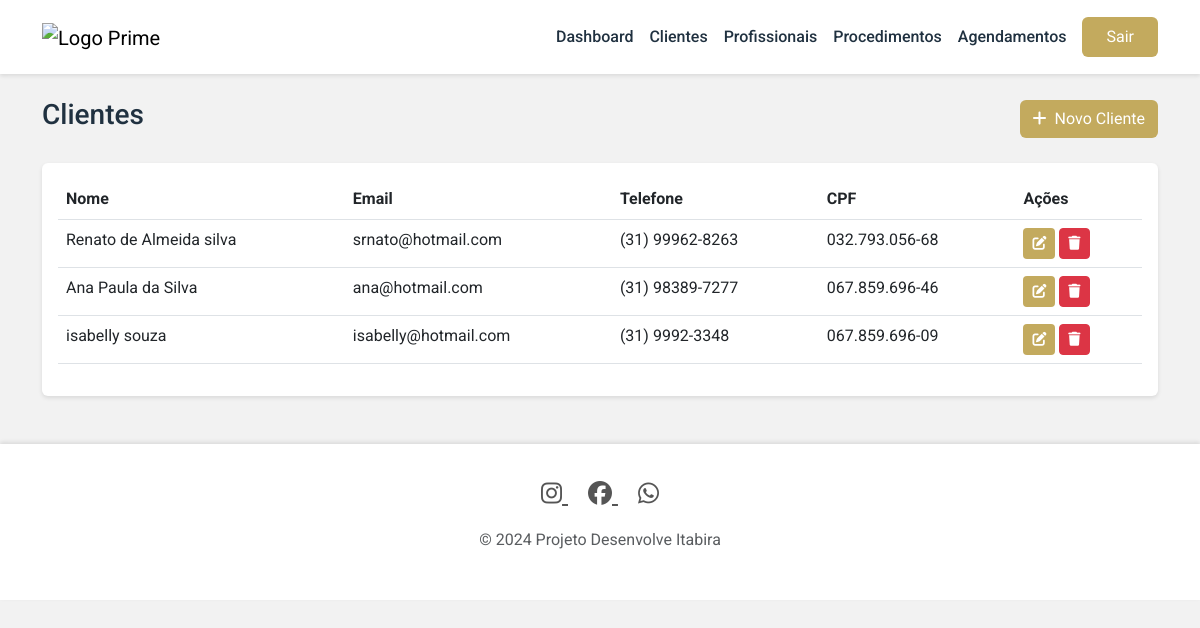
/clients (signed in), run on the app's committed database.
### Sprint4/models.py (models this page shows)
class Client(db.Model):
    id = db.Column(db.Integer, primary_key=True)
    name = db.Column(db.String(100), nullable=False)
    email = db.Column(db.String(120), unique=True)
    phone = db.Column(db.String(20))
    cpf = db.Column(db.String(14), unique=True)
    created_at = db.Column(db.DateTime, default=datetime.utcnow)
    appointments = db.relationship('Appointment', backref='client', lazy=True)

### Sprint4/routes.py (the view)
@app.route('/clients')
@login_required
def clients():
    clients = Client.query.all()
    return render_template('clients.html', clients=clients)

### Sprint4/routes.py (called while the page is built)
@login_manager.user_loader
def load_user(user_id):
    return User.query.get(int(user_id))

### Sprint4/templates/clients.html (shortened to what this page needs)
{% extends "base.html" %}
{% block content %}
<div class="d-flex justify-content-between align-items-center mb-4">
    <h1 class="h3">Clientes</h1>
    <button class="btn" style="background-color: #c3aa5e; color: white;" data-bs-toggle="modal" data-bs-target="#addClientModal">
        <i class="fas fa-plus me-2"></i>Novo Cliente
    </button>
</div>
<div class="card">
    <div class="card-body">
        <div class="table-responsive">
            <table class="table table-hover">
                <thead>
                    <tr>
                        <th>Nome</th>
                        <th>Email</th>
                        <th>Telefone</th>
                        <th>CPF</th>
                        <th>Ações</th>
                    </tr>
                </thead>
                <tbody>
                    {% for client in clients %}
                    <tr>
                        <td>{{ client.name }}</td>
                        <td>{{ client.email }}</td>
                        <td>{{ client.phone }}</td>
                        <td>{{ client.cpf }}</td>
                        <td>
                            <button class="btn btn-sm" style="background-color: #c3aa5e; color: white;" onclick="editClient({{ client.id }})">
                                <i class="fas fa-edit"></i>
                            </button>
                            <button class="btn btn-sm btn-danger" onclick="deleteClient({{ client.id }})">
                                <i class="fas fa-trash"></i>
                            </button>
                        </td>
                    </tr>
                    {% endfor %}
                </tbody>
            </table>
        </div>
    </div>
</div>
{% endblock %}

### Sprint4/templates/base.html (shortened to what this page needs)
<!DOCTYPE html>
<html lang="pt-BR">
<head>
    <link href="https://cdn.jsdelivr.net/npm/bootstrap@5.3.0/dist/css/bootstrap.min.css" rel="stylesheet">
    <link rel="stylesheet" href="https://cdnjs.cloudflare.com/ajax/libs/font-awesome/6.5.2/css/all.min.css">
</head>
<body>
    {% if current_user.is_authenticated %}
    <nav class="navbar navbar-expand-lg">
        <div class="container">
            <a class="navbar-brand" href="{{ url_for('dashboard') }}">
                <img src="{{ url_for('static', filename='images/Logo Prime fundo off.png') }}" alt="Logo Prime">
            </a>
            <div class="collapse navbar-collapse" id="navbarNav">
                <ul class="navbar-nav ms-auto">
                    <li class="nav-item">
                        <a class="nav-link" href="{{ url_for('dashboard') }}">Dashboard</a>
                    </li>
                    <li class="nav-item">
                        <a class="nav-link" href="{{ url_for('clients') }}">Clientes</a>
                    </li>
                    <li class="nav-item">
                        <a class="nav-link" href="{{ url_for('professionals') }}">Profissionais</a>
                    </li>
                    <li class="nav-item">
                        <a class="nav-link" href="{{ url_for('procedures') }}">Procedimentos</a>
                    </li>
                    <li class="nav-item">
                        <a class="nav-link" href="{{ url_for('appointments') }}">Agendamentos</a>
                    </li>
                    <li class="nav-item">
                        <a class="btn btn-prime ms-2" href="{{ url_for('logout') }}">Sair</a>
                    </li>
                </ul>
            </div>
        </div>
    </nav>
    {% endif %}
    <main class="container my-4">
        {% block content %}{% endblock %}
    </main>
    <footer class="footer">
        <div class="container text-center">
            <div class="links mb-3">
                <a href="https://www.instagram.com/prime.esteticaitabira" target="_blank">
                    <i class="fa-brands fa-instagram"></i>
                </a>
                <a href="https://www.facebook.com/clinicadeesteticaprime" target="_blank">
                    <i class="fa-brands fa-facebook"></i>
                </a>
                <a href="https://api.whatsapp.com/send?phone=5531999033628" target="_blank">
                    <i class="fa-brands fa-whatsapp"></i>
                </a>
            </div>
            <p class="text-muted">&copy; 2024 Projeto Desenvolve Itabira</p>
        </div>
    </footer>
</body>
</html>

### Sprint4/templates/base.html (style rules this page uses)
:root { --prime-primary: #c3aa5e; --prime-primary-hover: #e0c984; --prime-text: #203140; --prime-background: #F2F2F2; --prime-text-secondary: #000000aa; }
body { font-family: 'Roboto', sans-serif; background-color: var(--prime-background); color: var(--prime-text); }
.navbar { background-color: white; box-shadow: 0 2px 4px rgba(0,0,0,0.1); padding: 1rem 0; }
.navbar-brand img { max-height: 50px; }
.nav-link { color: var(--prime-text) !important; font-weight: 500; padding: 0.5rem 1rem; transition: color 0.3s ease; }
.btn-prime { background-color: var(--prime-primary); color: white; border: none; padding: 0.5rem 1.5rem; transition: background-color 0.3s ease; }
.card { border: none; box-shadow: 0 2px 4px rgba(0,0,0,0.1); }
.footer { background-color: white; padding: 2rem 0; margin-top: 3rem; box-shadow: 0 -2px 4px rgba(0,0,0,0.1); }
.footer .links a { color: var(--prime-text-secondary); margin: 0 10px; font-size: 1.5rem; transition: color 0.3s ease; }

### data on the page
Client: name "Renato de Almeida silva", email "srnato@hotmail.com", phone "(31) 99962-8263", cpf "032.793.056-68"
Client: name "Ana Paula da Silva", email "ana@hotmail.com", phone "(31) 98389-7277", cpf "067.859.696-46"
Client: name "isabelly souza", email "isabelly@hotmail.com", phone "(31) 9992-3348", cpf "067.859.696-09"
